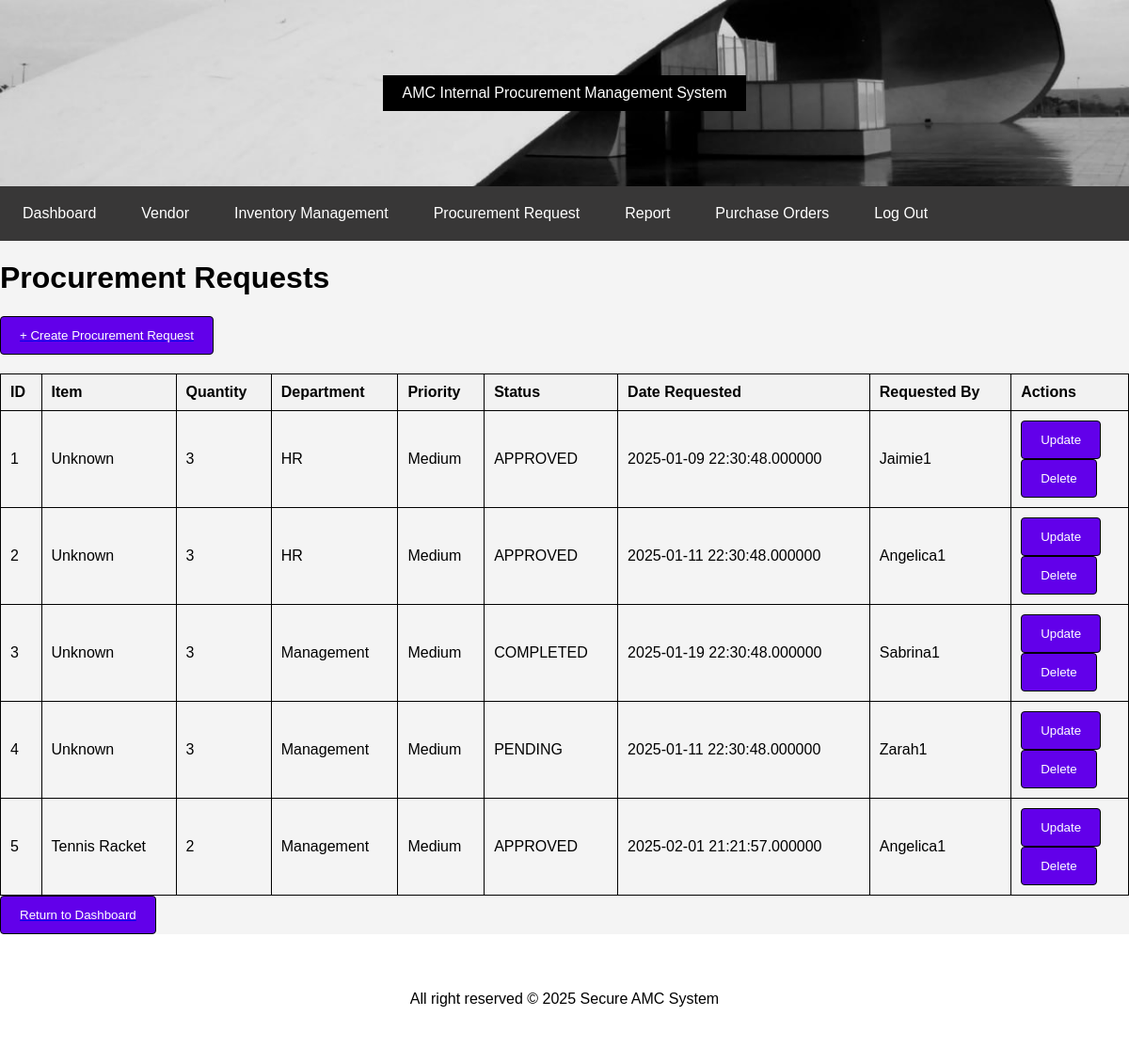
Screenshot of /assignment/procurement/procurement.php (signed in) with the database file from the repository.
### tables this page shows
CREATE TABLE `procurement` (
  `PROCUREMENT_ID` int(11) NOT NULL,
  `ITEM_ID` int(11) DEFAULT NULL,
  `QUANTITY` int(11) DEFAULT NULL,
  `DEPARTMENT_ID` int(11) DEFAULT NULL,
  `PRIORITY_LEVEL` enum('Low','Medium','High','') DEFAULT NULL,
  `STATUS` enum('PENDING','APPROVED','COMPLETED','') DEFAULT NULL,
  `USER_ID` int(11) DEFAULT NULL,
  `DATE_REQUESTED` datetime(6) DEFAULT NULL
);

CREATE TABLE `department` (
  `DEPARTMENT_ID` int(11) NOT NULL,
  `NAME` varchar(50) DEFAULT NULL
);

CREATE TABLE `user` (
  `USER_ID` int(11) NOT NULL,
  `USERNAME` varchar(20) DEFAULT NULL,
  `PASSWORD` varchar(64) DEFAULT NULL,
  `EMAIL` varchar(100) DEFAULT NULL,
  `ROLE_ID` int(11) DEFAULT NULL,
  `needs_password_reset` tinyint(1) NOT NULL DEFAULT 1,
  `token` varchar(255) DEFAULT NULL,
  `token_expires` int(11) DEFAULT NULL
);

CREATE TABLE `inventory` (
  `ITEM_ID` int(11) NOT NULL,
  `NAME` varchar(50) NOT NULL,
  `SKU` varchar(20) NOT NULL,
  `PRICE` decimal(10,2) NOT NULL,
  `CATEGORY_ID` int(11) NOT NULL,
  `DESCRIPTION` varchar(1000) DEFAULT NULL,
  `QUANTITY` int(11) NOT NULL DEFAULT 0,
  `STOCK` int(11) NOT NULL DEFAULT 0
);

### assignment/procurement/procurement.php (the view, shortened to what this page needs)
<?php
include '../config.php';
include '../header.php';
include '../navigation.php';
$query = "SELECT
            p.procurement_id,
            i.name AS item_name,
            p.quantity,
            d.name AS department_name,
            p.priority_level,
            p.status,
            p.date_requested,
            u.username AS requested_by
        FROM procurement p
        LEFT JOIN inventory i ON p.item_id = i.item_id
        LEFT JOIN department d ON p.department_id = d.department_id
        LEFT JOIN user u ON p.user_id = u.user_id";
$result = $conn->query($query);
?>
<!DOCTYPE html>
<html lang="en">
<head>
    <link rel="stylesheet" href="style.css">
</head>
<body>
    <h1>Procurement Requests</h1>
    <a href="create.php"><button class="button.create">+ Create Procurement Request</button></a>
    <?php if ($result->num_rows > 0): ?>
        <table>
            <tr>
                <th>ID</th>
                <th>Item</th>
                <th>Quantity</th>
                <th>Department</th>
                <th>Priority</th>
                <th>Status</th>
                <th>Date Requested</th>
                <th>Requested By</th>
                <th>Actions</th>
            </tr>
            <?php while ($row = $result->fetch_assoc()): ?>
                <tr>
                    <td><?= htmlspecialchars($row['procurement_id'] ?? 'Unknown') ?></td>
                    <td><?= htmlspecialchars($row['item_name'] ?? 'Unknown') ?></td>
                    <td><?= htmlspecialchars($row['quantity'] ?? 'Unknown') ?></td>
                    <td><?= htmlspecialchars($row['department_name'] ?? 'Unknown') ?></td>
                    <td><?= htmlspecialchars($row['priority_level'] ?? 'Unknown') ?></td>
                    <td><?= htmlspecialchars($row['status'] ?? 'Unknown') ?></td>
                    <td><?= htmlspecialchars($row['date_requested'] ?? 'Unknown') ?></td>
                    <td><?= htmlspecialchars($row['requested_by'] ?? 'Unknown') ?></td>
                    <td>
                        <div class="button-group">
                            <button onclick="window.location.href='update.php?procurement_id=<?= $row['procurement_id'] ?>'">Update</button>
                            <?php if ($_SESSION['session_role'] == 1): ?>
                                    <form method="post" action="delete.php" style="display:inline;">
                                        <button type="submit" class="delete" onclick="return confirm('Are you sure you want to delete this procurement request?');">Delete</button>
                                    </form>
                            <?php endif; ?>
                    </td>
                </tr>
            <?php endwhile; ?>
        </table>
    <?php else: ?>
        <p>No procurement requests found.</p>
    <?php endif; ?>
    <a href="../dashboard.php"><button class="return">Return to Dashboard</button></a>
</body>
</html>
<?php include '../footer.php'; ?>

### assignment/procurement/style.css (style rules this page uses)
body, html { height: 100%; margin: 0; font-family: Arial, sans-serif; background-color: #f4f4f4; color: black; }
button { background-color: #6200ea; color: white; border: 1px solid black; padding: 12px 20px; border-radius: 4px; cursor: pointer; display: block; width: fit-content; margin-left: left; }
table { width: 100%; border-collapse: collapse; margin-top: 20px; }
table, th, td { border: 1px solid #ccc; }
th, td { padding: 8px; text-align: left; }
th { background-color: #f4f4f4; }

### assignment/procurement/procurement.php (style rules this page uses)
table { width: 100%; border-collapse: collapse; margin-top: 20px; }
th, td { border: 1px solid black; padding: 10px; text-align: left; }
th { background-color: #f2f2f2; }

### rows the page displays
procurement: PROCUREMENT_ID "1", item_name "Unknown", QUANTITY "3", DEPARTMENT_ID.NAME "HR", PRIORITY_LEVEL "Medium", STATUS "APPROVED", DATE_REQUESTED "2025-01-09 22:30:48.000000", USER_ID.USERNAME "Jaimie1"
procurement: PROCUREMENT_ID "2", item_name "Unknown", QUANTITY "3", DEPARTMENT_ID.NAME "HR", PRIORITY_LEVEL "Medium", STATUS "APPROVED", DATE_REQUESTED "2025-01-11 22:30:48.000000", USER_ID.USERNAME "Angelica1"
procurement: PROCUREMENT_ID "3", item_name "Unknown", QUANTITY "3", DEPARTMENT_ID.NAME "Management", PRIORITY_LEVEL "Medium", STATUS "COMPLETED", DATE_REQUESTED "2025-01-19 22:30:48.000000", USER_ID.USERNAME "Sabrina1"
procurement: PROCUREMENT_ID "4", item_name "Unknown", QUANTITY "3", DEPARTMENT_ID.NAME "Management", PRIORITY_LEVEL "Medium", STATUS "PENDING", DATE_REQUESTED "2025-01-11 22:30:48.000000", USER_ID.USERNAME "Zarah1"
procurement: PROCUREMENT_ID "5", ITEM_ID.NAME "Tennis Racket", QUANTITY "2", DEPARTMENT_ID.NAME "Management", PRIORITY_LEVEL "Medium", STATUS "APPROVED", DATE_REQUESTED "2025-02-01 21:21:57.000000", USER_ID.USERNAME "Angelica1"
